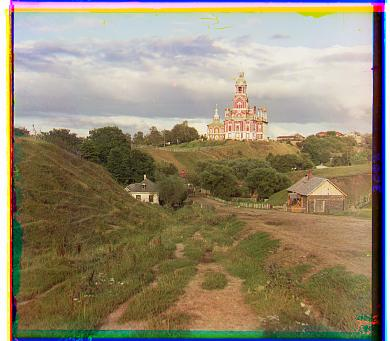
#> input picture project1/output/multi_cathedral.jpg, 390 x 341 px, given in place of three_generations.tif, which was not available
$ python main.py
#> lines starting #> are read from the running program, lines starting #| are printed output that depends on the picture; pictures that were not available may be replaced by others from this repository, and a replacement may not be noted
# CS180 (CS280A): Project 1 starter Python code

# these are just some suggested libraries
# instead of scikit-image you could use matplotlib and opencv to read, write, and display images

import numpy as np
import skimage as sk
import skimage.io as skio
import matplotlib.pyplot as plt
import skimage.transform as sktr

def ncc(im1, im2):
    im1 = im1 - np.mean(im1)
    im2 = im2 - np.mean(im2)

    norm1 = np.linalg.norm(im1)
    norm2 = np.linalg.norm(im2)

    if norm1 == 0 or norm2 == 0:
        return -np.inf

    return np.sum(im1 * im2) / (norm1 * norm2)

def single_align(im, ref, shift=15):
    best_score = -np.inf
    best_shift = (0, 0)
    h, w = im.shape

    #ignore edges
    crop_x = int(0.1 * w)
    crop_y = int(0.1 * h)

    for dx in range(-shift, shift + 1):
        for dy in range(-shift, shift+1):
            shifted_img = np.roll(im, shift = (dx, dy), axis=(0, 1))

            ref_center = ref[crop_y:-crop_y, crop_x:-crop_x]
            shifted_center = shifted_img[crop_y:-crop_y, crop_x:-crop_x]

            score = ncc(ref_center, shifted_center)
            if score > best_score:
                best_score = score
                best_shift = (dx, dy)

    return np.roll(im, shift=best_shift, axis=(0,1)), best_shift
def multi_align(im, ref, shift=15):

    h, w = im.shape
    total_shift = (0, 0)
    if min(h, w) >= 500:
        im_small = sktr.rescale(im, 0.8, anti_aliasing = True)
        ref_small = sktr.rescale(ref, 0.8, anti_aliasing = True)

        _, coarse_shift = multi_align(im_small, ref_small, shift)

        coarse_shift = (round(coarse_shift[0] / 0.8), round(coarse_shift[1] / 0.8))
        im = np.roll(im, shift=coarse_shift, axis=(0, 1))
        total_shift = coarse_shift
        shift = 15

    best_score = -np.inf
    best_shift = (0, 0)
    h, w = im.shape

    #ignore edges
    crop_x = int(0.1 * w)
    crop_y = int(0.1 * h)

    for dx in range(-shift, shift + 1):
        for dy in range(-shift, shift+1):
            shifted_img = np.roll(im, shift = (dx, dy), axis=(0, 1))

            ref_center = ref[crop_y:-crop_y, crop_x:-crop_x]
            shifted_center = shifted_img[crop_y:-crop_y, crop_x:-crop_x]

            score = ncc(ref_center, shifted_center)
            if score > best_score:
                best_score = score
                best_shift = (dx, dy)

    total_shift = (total_shift[0] + best_shift[0], total_shift[1] + best_shift[1])
    return np.roll(im, shift=best_shift, axis=(0,1)), total_shift

def main():
    # name of the input file
    imname = 'CS180_fa2026_proj1_data/three_generations.tif'

    # name of the output file
    fname = 'output/multi_three_generations.jpg'
    # read in the image
    im = skio.imread(imname)
#> im is the input picture: shape (341, 390, 3); mean R, G, B 149, 137.8, 113.7

    # convert to double (might want to do this later on to save memory)
    im = sk.img_as_float(im)

    # compute the height of each part (just 1/3 of total)
    height = np.floor(im.shape[0] / 3.0).astype(np.int_)
#> height = 113

    # separate color channels
    b = im[:height]
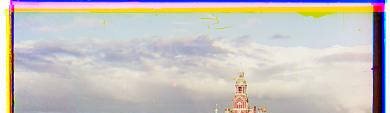
#> b: shape (113, 390, 3) float64; mean R, G, B 0.782, 0.766, 0.753
    g = im[height: 2*height]
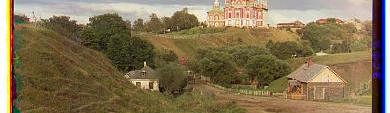
#> g: shape (113, 390, 3) float64; mean R, G, B 0.518, 0.451, 0.33
    r = im[2*height: 3*height]
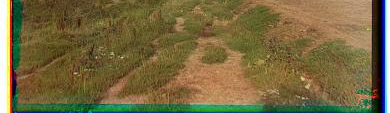
#> r: shape (113, 390, 3) float64; mean R, G, B 0.462, 0.41, 0.251

    # align the images
    ag, best_green= multi_align(g, b)
    ar, best_red= multi_align(r, b)

    print(imname)
    print("best green: ", best_green)
    print("best red: ", best_red)
    # create a color image
    im_out = np.dstack([ar, ag, b])

    # save the image
    im_out_uint8 = sk.img_as_ubyte(im_out)
    skio.imsave(fname, im_out_uint8)

    # display the image
    plt.imshow(im_out)
    plt.axis("off")
    plt.show()

if __name__ == "__main__":
#> (the run stopped early here; a loop or call above may not have finished)

$ run again, on project1/output/multi_church.jpg
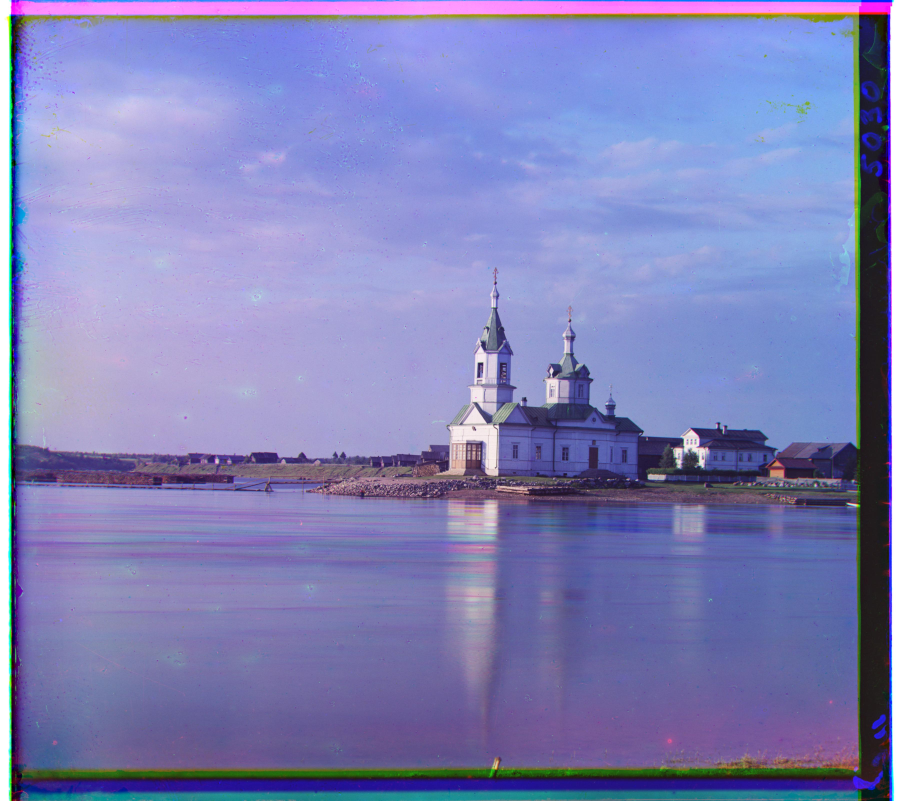
#> input picture project1/output/multi_church.jpg, 3634 x 3202 px, given in place of three_generations.tif, which was not available (shown at 1/4 size)
#> in main, im is the input picture: shape (3202, 3634, 3); mean R, G, B 129.1, 131, 184
#> in main, `g = im[height: 2*height]`:
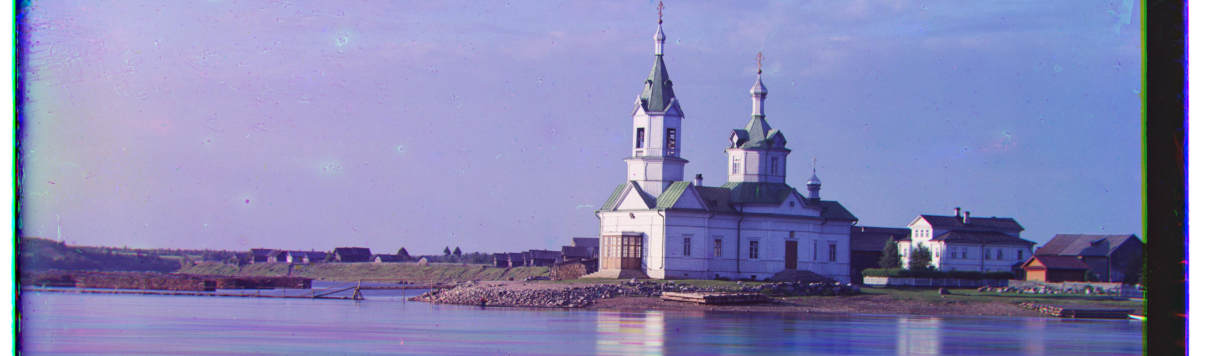
#> g: shape (1067, 3634, 3) float64 (shown at 1/3 size); mean R, G, B 0.533, 0.531, 0.71
#> in main, `r = im[2*height: 3*height]`:
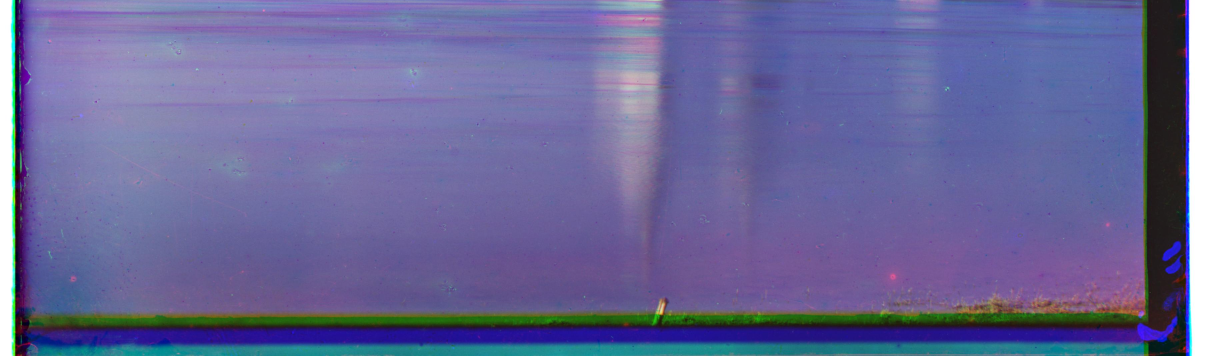
#> r: shape (1067, 3634, 3) float64 (shown at 1/3 size); mean R, G, B 0.41, 0.406, 0.6

$ run again, on project1/output/multi_emir.jpg
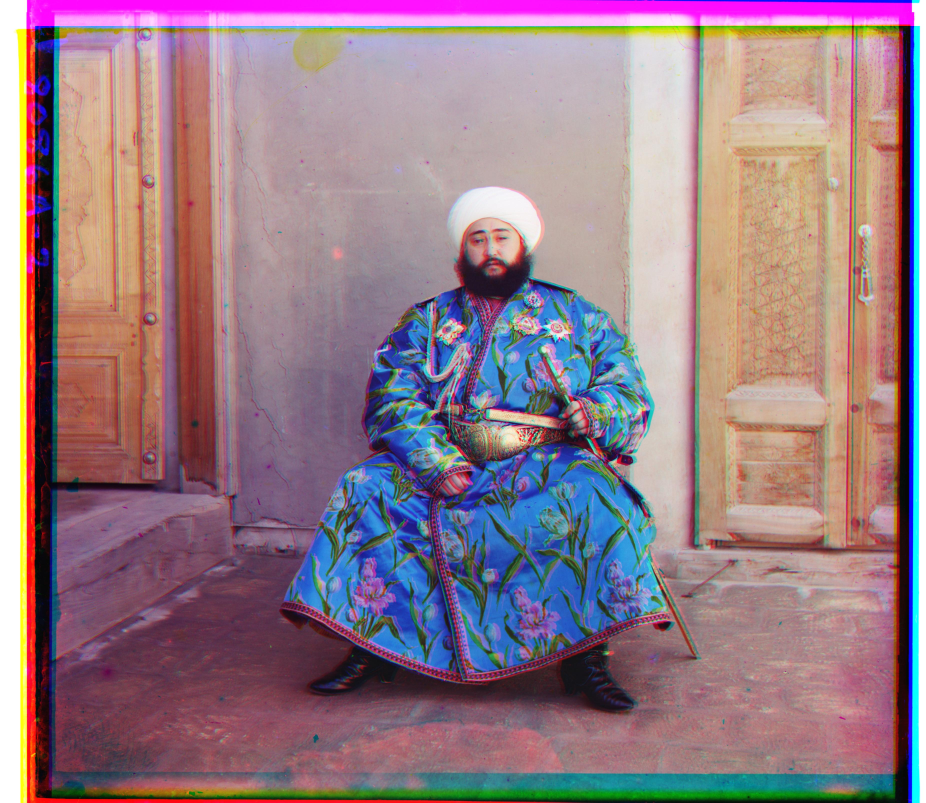
#> input picture project1/output/multi_emir.jpg, 3702 x 3209 px, given in place of three_generations.tif, which was not available (shown at 1/4 size)
#> in main, im is the input picture: shape (3209, 3702, 3); mean R, G, B 149.9, 124.6, 134.9
#> in main, `g = im[height: 2*height]`:
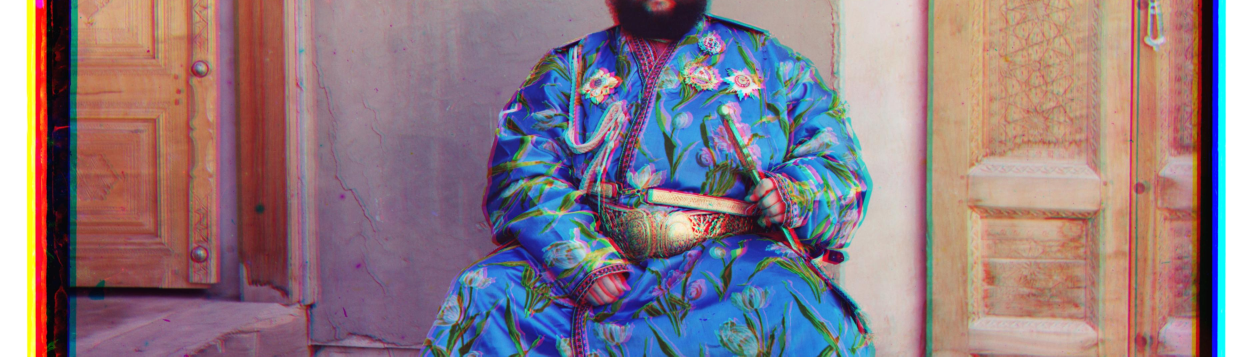
#> g: shape (1069, 3702, 3) float64 (shown at 1/3 size); mean R, G, B 0.55, 0.476, 0.508
#> in main, `r = im[2*height: 3*height]`:
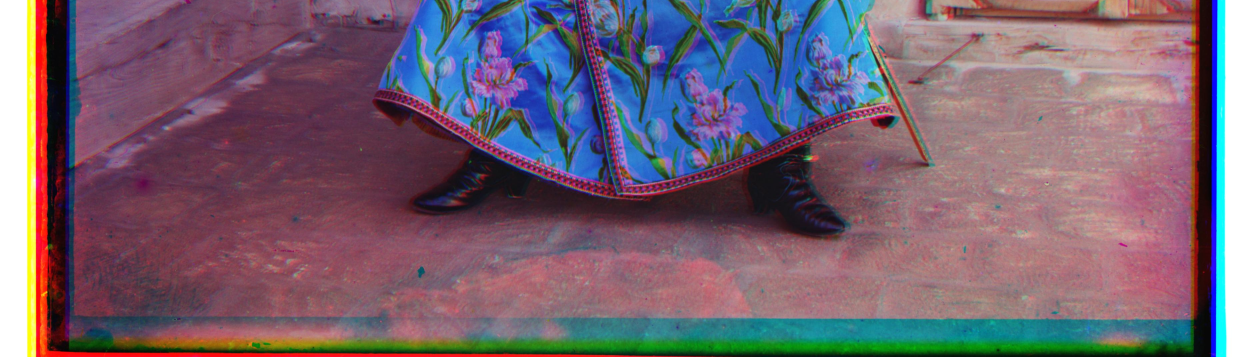
#> r: shape (1069, 3702, 3) float64 (shown at 1/3 size); mean R, G, B 0.455, 0.38, 0.438
